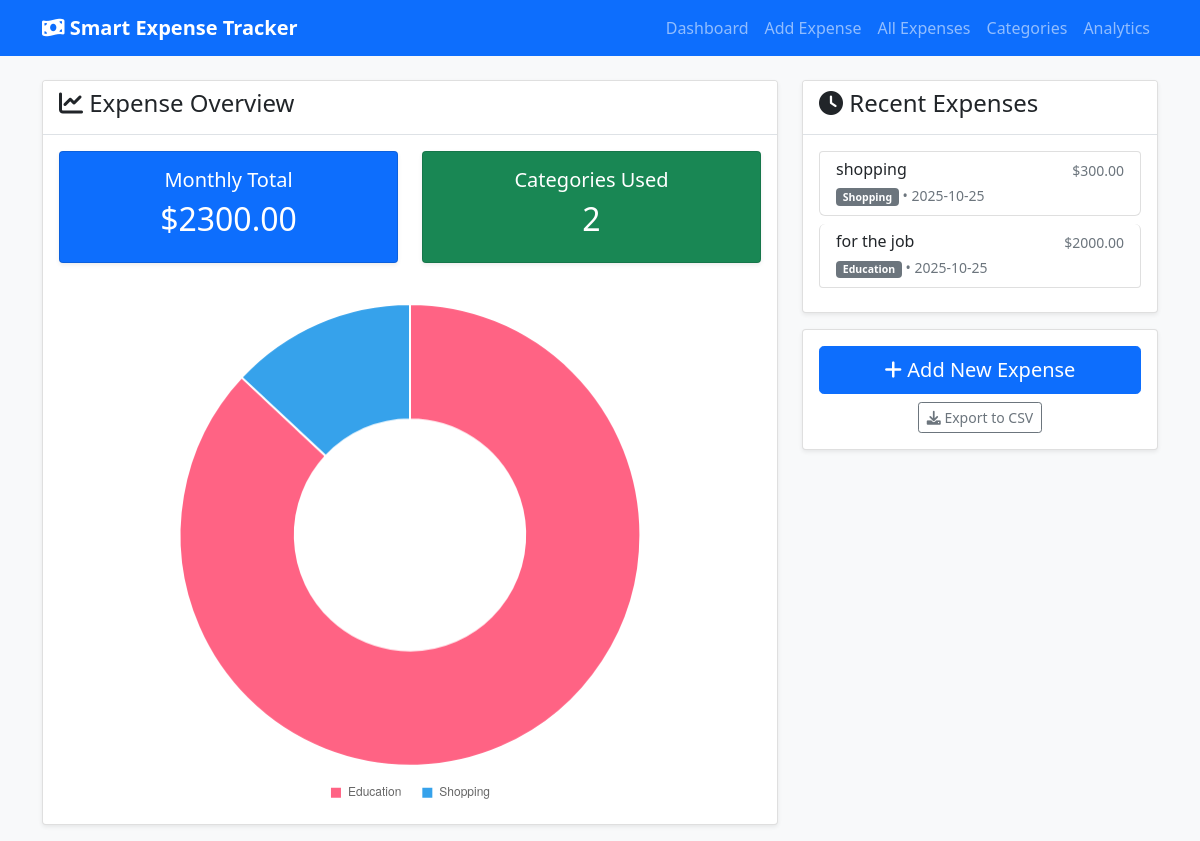
The page / on the database its author committed.
### tables this page shows
CREATE TABLE expenses (
            id INTEGER PRIMARY KEY AUTOINCREMENT,
            amount REAL NOT NULL,
            description TEXT NOT NULL,
            category TEXT NOT NULL,
            date DATE NOT NULL,
            created_at TIMESTAMP DEFAULT CURRENT_TIMESTAMP
        );

### app.py (the view)
@app.route('/')
def index():
    db = get_db()
    recent_expenses = db.execute('''
        SELECT * FROM expenses
        ORDER BY date DESC, created_at DESC
        LIMIT 5
    ''').fetchall()
    today = datetime.now()
    first_day = today.replace(day=1)
    monthly_total = db.execute('''
        SELECT COALESCE(SUM(amount), 0) as total
        FROM expenses
        WHERE date BETWEEN ? AND ?
    ''', (first_day.strftime('%Y-%m-%d'), today.strftime('%Y-%m-%d'))).fetchone()['total']
    category_totals = db.execute('''
        SELECT category, SUM(amount) as total
        FROM expenses
        WHERE date BETWEEN ? AND ?
        GROUP BY category
        ORDER BY total DESC
    ''', (first_day.strftime('%Y-%m-%d'), today.strftime('%Y-%m-%d'))).fetchall()
    return render_template('index.html',
                         recent_expenses=recent_expenses,
                         monthly_total=monthly_total,
                         category_totals=category_totals)

### app.py (called while the page is built)
def get_db():
    if 'db' not in g:
        g.db = sqlite3.connect(app.config['DATABASE'])
        g.db.row_factory = sqlite3.Row
    return g.db

### templates/index.html (shortened to what this page needs)
{% extends "base.html" %}
{% block content %}
<div class="row">
    <div class="col-md-8">
        <div class="card">
            <div class="card-header">
                <h4><i class="fas fa-chart-line"></i> Expense Overview</h4>
            </div>
            <div class="card-body">
                <div class="row mb-4">
                    <div class="col-md-6">
                        <div class="card text-white bg-primary">
                            <div class="card-body text-center">
                                <h5>Monthly Total</h5>
                                <h2>${{ "%.2f"|format(monthly_total) }}</h2>
                            </div>
                        </div>
                    </div>
                    <div class="col-md-6">
                        <div class="card text-white bg-success">
                            <div class="card-body text-center">
                                <h5>Categories Used</h5>
                                <h2>{{ category_totals|length }}</h2>
                            </div>
                        </div>
                    </div>
                </div>
                {% if category_totals %}
                <canvas id="overviewChart" width="400" height="200"></canvas>
                {% endif %}
            </div>
        </div>
    </div>
    <div class="col-md-4">
        <div class="card">
            <div class="card-header">
                <h4><i class="fas fa-clock"></i> Recent Expenses</h4>
            </div>
            <div class="card-body">
                {% if recent_expenses %}
                    <div class="list-group">
                        {% for expense in recent_expenses %}
                        <div class="list-group-item">
                            <div class="d-flex w-100 justify-content-between">
                                <h6 class="mb-1">{{ expense['description'] }}</h6>
                                <small class="text-muted">${{ "%.2f"|format(expense['amount']) }}</small>
                            </div>
                            <small class="text-muted">
                                <span class="badge bg-secondary">{{ expense['category'] }}</span>
                                • {{ expense['date'] }}
                            </small>
                        </div>
                        {% endfor %}
                    </div>
                {% else %}
                    <p class="text-muted">No expenses recorded yet.</p>
                {% endif %}
            </div>
        </div>
        <div class="card mt-3">
            <div class="card-body text-center">
                <a href="{{ url_for('add_expense') }}" class="btn btn-primary btn-lg w-100">
                    <i class="fas fa-plus"></i> Add New Expense
                </a>
                <a href="{{ url_for('export_expenses') }}" class="btn btn-outline-secondary btn-sm mt-2">
                    <i class="fas fa-download"></i> Export to CSV
                </a>
            </div>
        </div>
    </div>
</div>
{% if category_totals %}
<script>
document.addEventListener('DOMContentLoaded', function() {
    const ctx = document.getElementById('overviewChart').getContext('2d');
    // Prepare data for the chart
    const labels = [
        {% for cat in category_totals %}
        '{{ cat["category"] }}'{% if not loop.last %},{% endif %}
        {% endfor %}
    ];
    const data = [
        {% for cat in category_totals %}
        {{ cat["total"] }}{% if not loop.last %},{% endif %}
        {% endfor %}
    ];
    const backgroundColors = [
        '#FF6384', '#36A2EB', '#FFCE56', '#4BC0C0',
        '#9966FF', '#FF9F40', '#FF6384', '#C9CBCF'
    ];
    const chart = new Chart(ctx, {
        type: 'doughnut',
        data: {
            labels: labels,
            datasets: [{
                data: data,
                backgroundColor: backgroundColors.slice(0, labels.length),
                borderWidth: 2,
                borderColor: '#ffffff'
            }]
        },
        options: {
            responsive: true,
            maintainAspectRatio: false,
            plugins: {
                legend: {
                    position: 'bottom',
                    labels: {
                        padding: 20,
                        boxWidth: 12
                    }
                },
                tooltip: {
                    callbacks: {
                        label: function(context) {
                            const label = context.label || '';
                            const value = context.raw || 0;
                            const total = context.dataset.data.reduce((a, b) => a + b, 0);
                            const percentage = Math.round((value / total) * 100);
                            return `${label}: $${value.toFixed(2)} (${percentage}%)`;
                        }
                    }
                }
            }
        }
    });
});
</script>
{% endif %}
{% endblock %}

### static/css/style.css (style rules this page uses)
body { background-color: #f8f9fa; font-family: 'Segoe UI', Tahoma, Geneva, Verdana, sans-serif; }
.card { box-shadow: 0 0.125rem 0.25rem rgba(0, 0, 0, 0.075); border: 1px solid rgba(0, 0, 0, 0.125); margin-bottom: 1rem; }
.card-header { background-color: #fff; border-bottom: 1px solid #dee2e6; font-weight: 600; }
.list-group-item { border: 1px solid rgba(0, 0, 0, 0.125); margin-bottom: 0.5rem; border-radius: 0.375rem; }
.badge { font-size: 0.75em; padding: 0.35em 0.65em; }

### rows shown on the page
expenses: description "shopping", amount "300.00", category "Shopping", date "2025-10-25"
expenses: description "for the job", amount "2000.00", category "Education", date "2025-10-25"

### other values the page prints
{{ "%.2f"|format(monthly_total) }} "2300.00"
{{ category_totals|length }} "2"
chart data {{ cat["category"] }} Education, Shopping
chart data {{ cat["total"] }} 2000.0, 300.0
